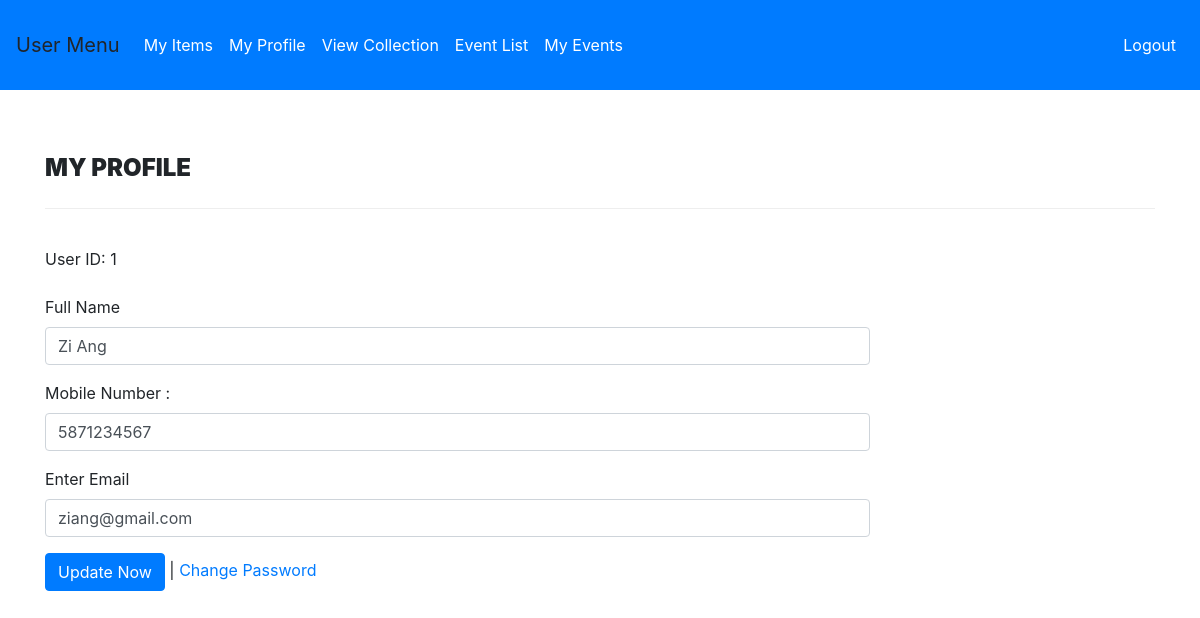
Screenshot of /users/user-profile.php (signed in) with the database file from the repository.
### tables this page shows
CREATE TABLE `users` (
  `UserID` int(11) DEFAULT NULL,
  `FullName` varchar(120) DEFAULT NULL,
  `PhoneNumber` varchar(10) DEFAULT NULL,
  `Email`    varchar(100) NOT NULL,
  `Birthday` DATE DEFAULT NULL,
  `UserName` varchar(100) DEFAULT NULL,
  `Password` varchar(120) DEFAULT NULL
);

### users/user-profile.php (the view, shortened to what this page needs)
<?php
include('includes/config.php');
if(strlen($_SESSION['login'])==0)
    {
header('location:../index.php');
}
else{
?>
<!DOCTYPE html>
<html xmlns="http://www.w3.org/1999/xhtml">
<head>
    <link rel="stylesheet" href="https://maxcdn.bootstrapcdn.com/bootstrap/4.3.1/css/bootstrap.min.css">
    <link href="assets/css/font-awesome.css" rel="stylesheet" />
    <link href="assets/css/style.css" rel="stylesheet" />
</head>
<body>
<?php include('user-navbar.php');?>
    <div class="content-wrapper">
         <div class="container">
        <div class="row pad-botm">
            <div class="col-md-12">
                <h4 class="header-line">My Profile</h4>
                            </div>
        </div>
             <div class="row">
<div class="col-md-9 col-md-offset-1">
               <div class="panel panel-danger">
                        <div class="panel-body">
                            <form name="signup" method="post">
<?php
$uid=$_SESSION['userid'];
$sql="SELECT UserID,FullName,PhoneNumber,Email from users where UserID=:uid";
$query = $dbh -> prepare($sql);
$query-> bindParam(':uid', $uid, PDO::PARAM_STR);
$query->execute();
$results=$query->fetchAll(PDO::FETCH_OBJ);
if($query->rowCount() > 0)
{
foreach($results as $result)
{ ?>
<div class="form-group">
<label>User ID: </label>
<?php echo htmlentities($result->UserID);?>
</div>
<div class="form-group">
<label>Full Name</label>
<input class="form-control" type="text" name="fullname" value="<?php echo htmlentities($result->FullName);?>" autocomplete="off" required />
</div>
<div class="form-group">
<label>Mobile Number :</label>
<input class="form-control" type="text" name="phonenum" maxlength="10" value="<?php echo htmlentities($result->PhoneNumber);?>" autocomplete="off" required />
</div>
<div class="form-group">
<label>Enter Email</label>
<input class="form-control" type="email" name="email" value="<?php echo htmlentities($result->Email);?>"  autocomplete="off" required />
</div>
<?php }} ?>
<button type="submit" name="update" class="btn btn-primary" id="submit">Update Now </button> | <a href="user-password.php">Change Password</a>
                                    </form>
                            </div>
                        </div>
                            </div>
        </div>
    </div>
    </div>
</body>
</html>
<?php } ?>

### users/assets/css/style.css (style rules this page uses)
.content-wrapper { margin-top: 40px; min-height:800px; padding-bottom:90px; }
.header-line { font-weight:900; padding-bottom:25px; border-bottom:1px solid #eeeeee; text-transform:uppercase; }
.pad-botm { padding-bottom:30px; }

### rows the page displays
users: UserID "1", fullname "Zi Ang", phonenum "5871234567", email "ziang@gmail.com"
